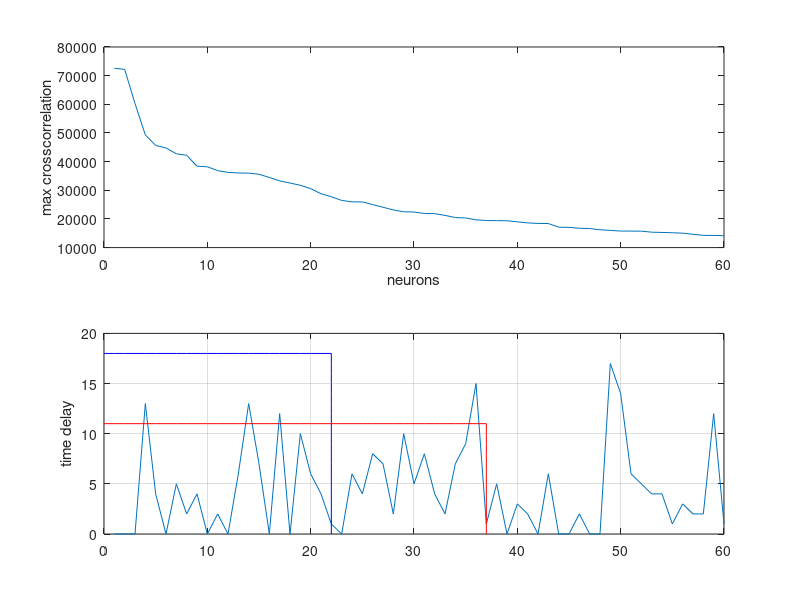
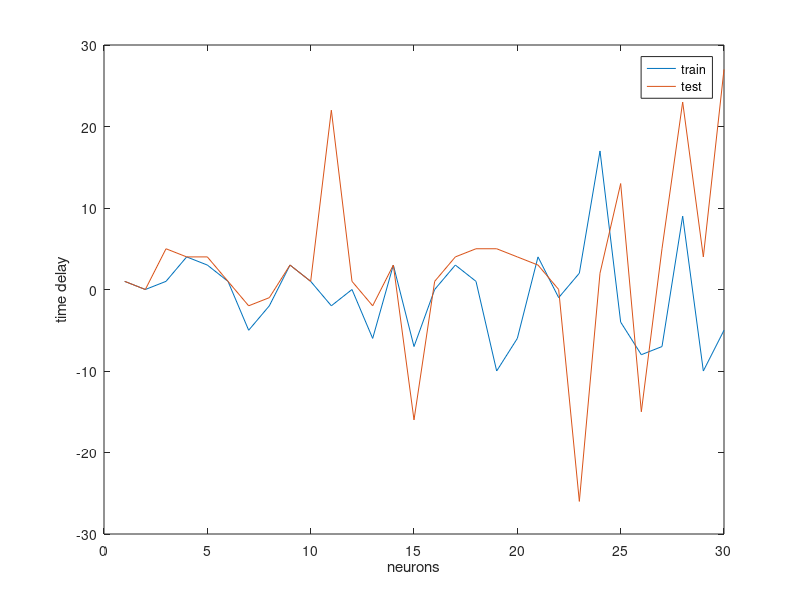

Write the MATLAB code that produced these figures, in order.
close all;clear;clc;
load au_bin@10Hz_1750s.mat

maxCC = zeros(1, 185);
maxPos = zeros(1, 185);
for n=1:185
  cc = xcorr(x(1:10500,n), d(1:10500,1), 50);
  [maxcc, pos] = max(abs(cc(1:51)));
  maxCC(n) = maxcc;
  maxPos(n) = 51-pos;
end

[sortmaxCC, index] = sort(maxCC, 'descend');
sortmaxPos = maxPos(index);
figure(1)
subplot(2,1,1)
plot(sortmaxCC(1:60))
xlabel('neurons')
ylabel('max crosscorrelation')
subplot(2,1,2)
plot(sortmaxPos(1:60))
ylabel('time delay')
grid on
hold on
plot(0:22, 18*ones(1,23), 'b')
plot(22*ones(1,19), 0:18, 'b')
plot(0:37, 11*ones(1,38), 'r')
plot(37*ones(1,12), 0:11, 'r')
hold off
%%
figure(2);
for n=1:30
  cc=xcorr(x(1:10500,index(n)),d(1:10500,1), 30);
  [~,a] = max(cc);
  trainBias(n)=a-31;
  cc=xcorr(x(10501:end,index(n)),d(10501:end,1), 30);
  [~,a] = max(cc);
  testBias(n)=a-31;
end
plot(trainBias); hold on
plot(testBias); hold off
legend('train', 'test')
xlabel('neurons')
ylabel('time delay')
